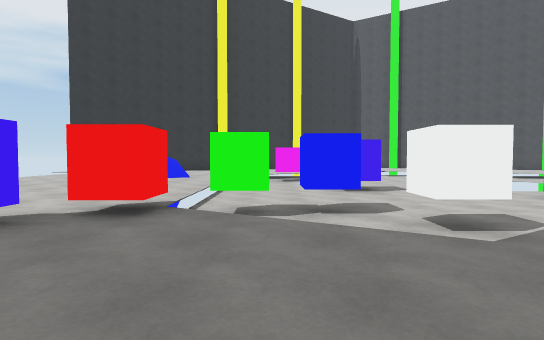
[1] (above)

22 first-person views from a walk through a Unity game level. The camera is 1.2 m above the floor, tilts 2° down and sees 80° across. The floor is counted in squares, 2 m on a side. Each view is taken from the middle of a square. On the plan, view 1 faces up. The plan holds only what a view shows up to about 10 squares ahead; the rest is blank. The player is left out.

[2]
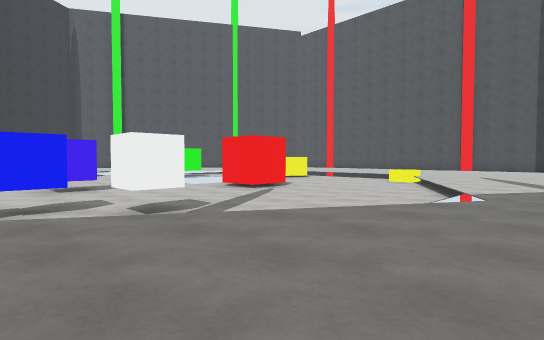

[3]
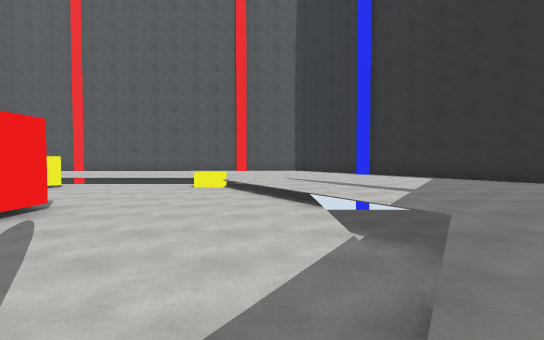

[4]
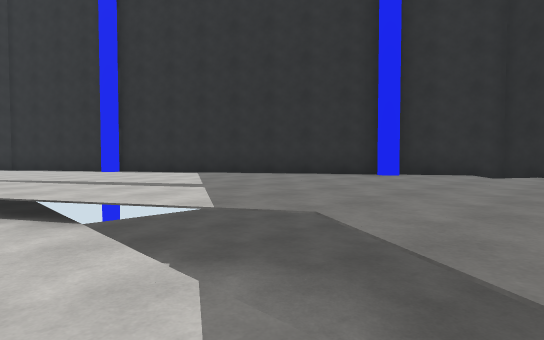

[5]
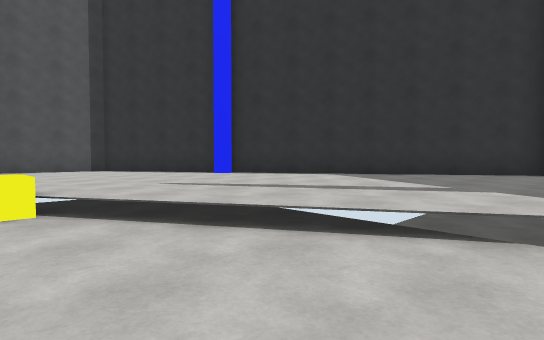

[6]
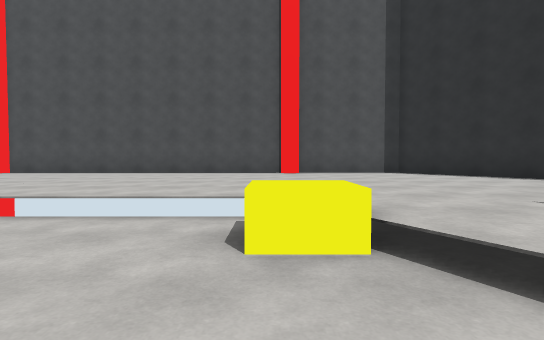

[7]
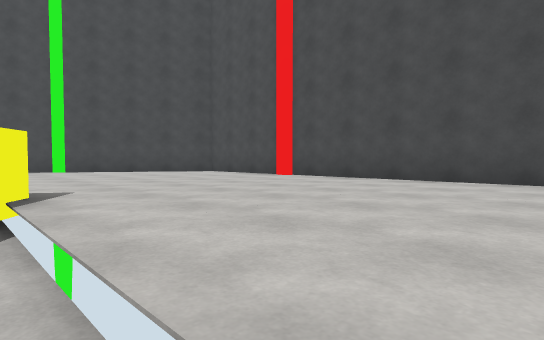

[8]
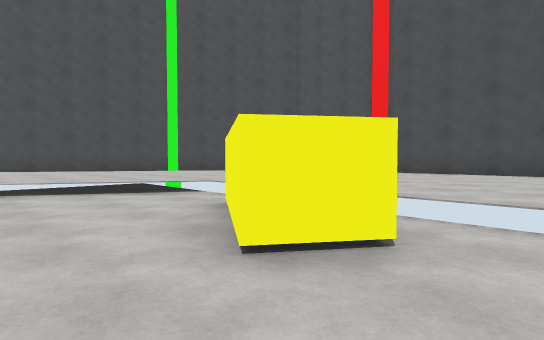

[9]
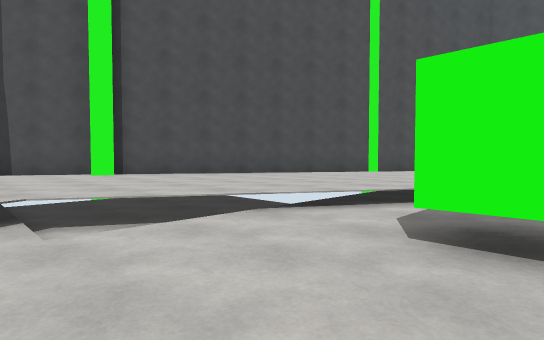

[10]
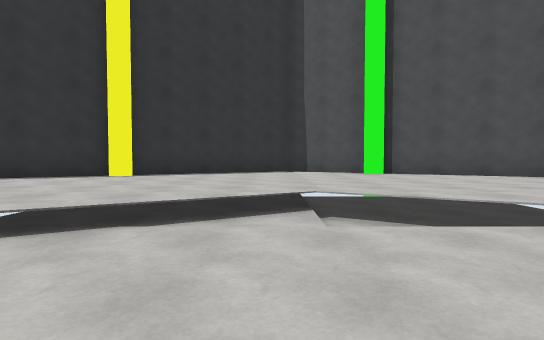

[11]
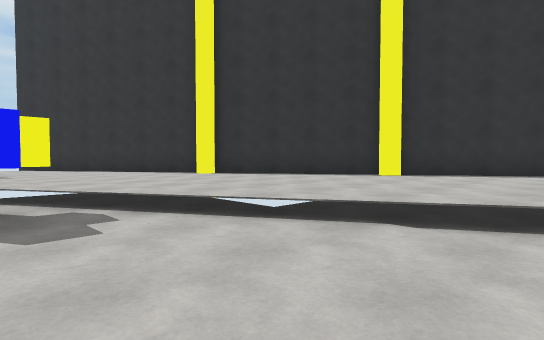

[12]
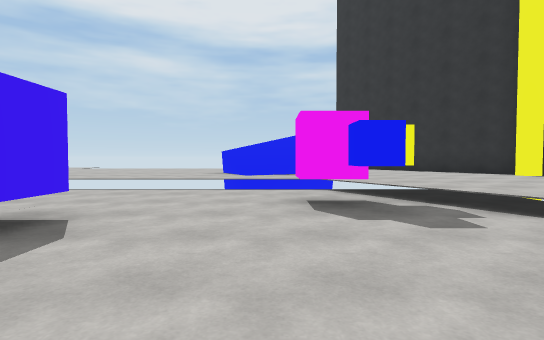

[13]
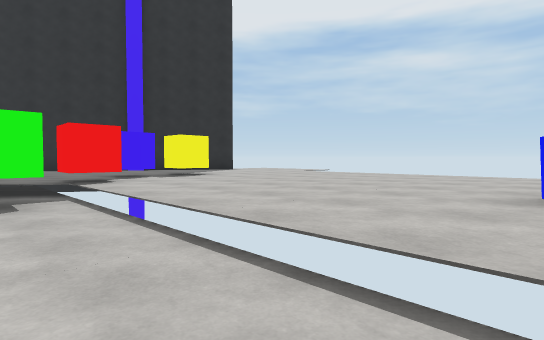

[14]
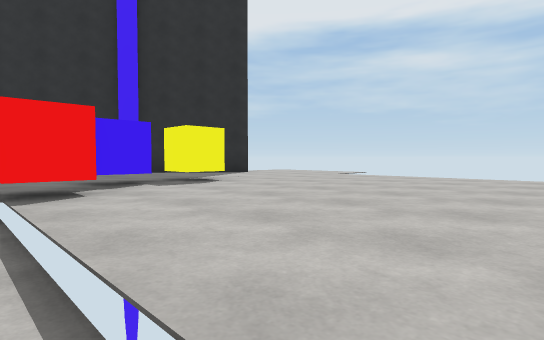

[15]
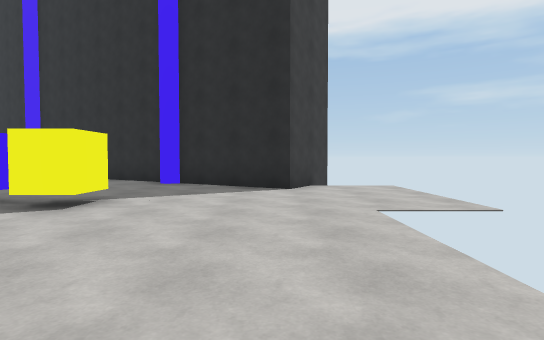

[16]
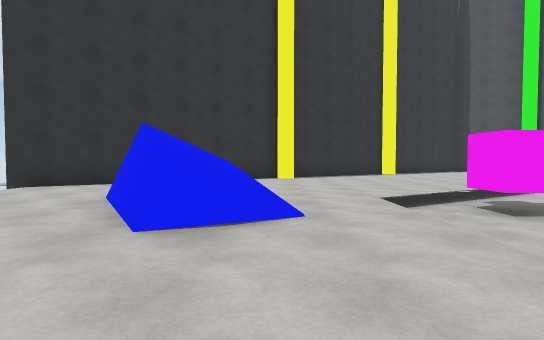

[17]
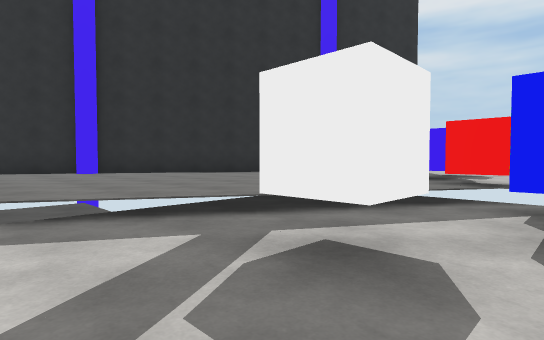

[18]
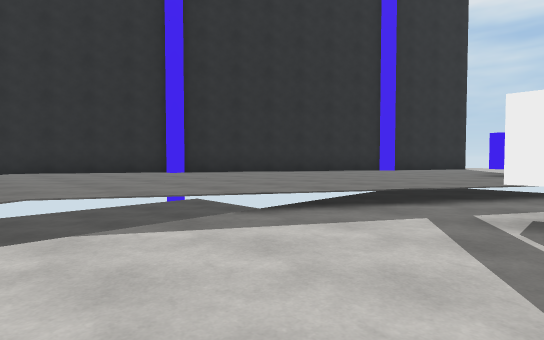

[19]
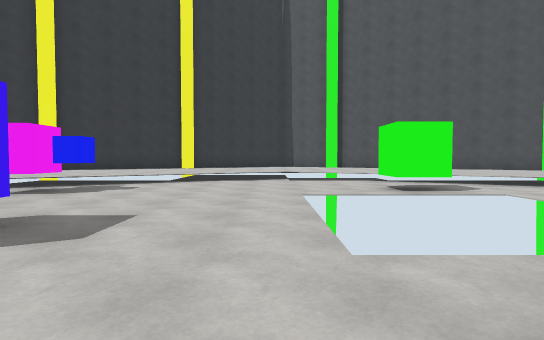

[20]
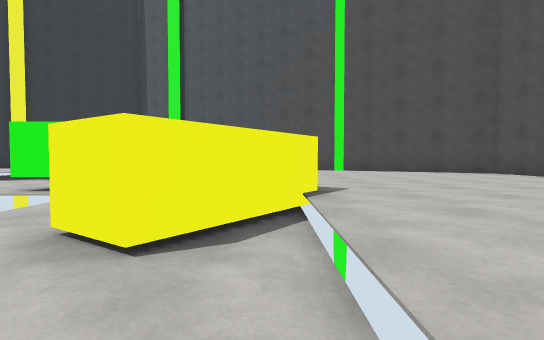

[21]
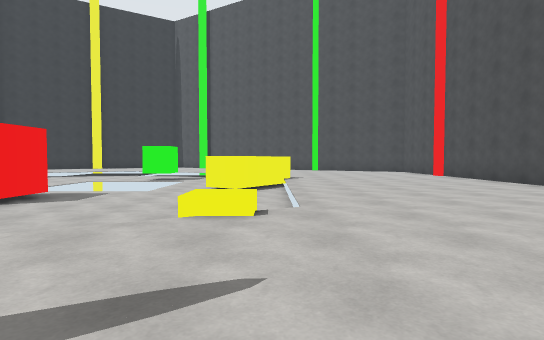

[22]
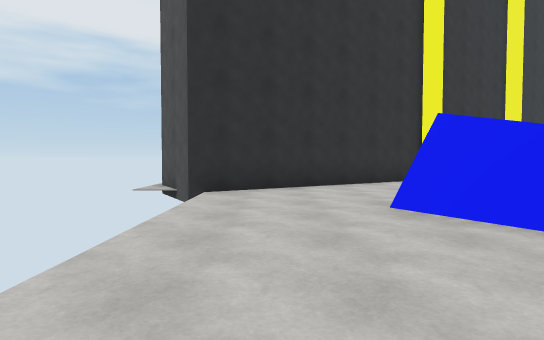

### Floor plan
Key: @ floor where view 1 was taken; # wall or solid block; . main floor; - floor 0.5 m lower than the main floor; / step, stairs or slope; = window, fence, low wall or low ledge; v drop or lower ground; C cube; G green cube; B blue cube; R red cube; W white cube; O other object.
Columns run from 9 left of view 1 to 18 right of it. Each row starts with its distance up from view 1.
 22             ######
 21            ##....##
 20          ###......###
 19        ###..........###
 18       ##..............##
 17     ###................###
 16    ##.........//.........###
 15 ####.........///=..........#
 14 ##........./------/........#
 13  ......../C------G-//......#
 12  ...#/../-O------G---/.....#
 11  ...#///-------    ---.....#
 10  ....#/.-------    --#.....#
  9  .......---C---    -##.....#
  8  .......---C---   --#-.....#
  7  .......-------##-----.....#
  6  .......-------##-----.....#
  5  .......-GB-----------.....#
  4  ......R/--W--------O/.....#
  3 .....OC..//--------//......#
  2 .........../------/........#
  1 .............vvv=..........#
  0 ..#......@.................#
 -1  ####....................###
 -2     ###................###
 -3       ##..............##
 -4        ###..........###
 -5          ###......###
 -6            ##....##
 -7             ######

Where each view was taken, in squares from view 1:
view 1: 0 up, 0 right, facing up
view 2: 1 down, 0 right, facing up-right
view 3: 2 up, 2 right, facing right
view 4: 2 up, 4 right, facing down-right
view 5: 4 up, 7 right, facing down-right
view 6: 4 up, 9 right, facing right
view 7: 6 up, 12 right, facing up-right
view 8: 7 up, 9 right, facing up-right
view 9: 12 up, 5 right, facing up-right
view 10: 12 up, 5 right, facing up
view 11: 12 up, 5 right, facing up-left
view 12: 11 up, 5 right, facing left
view 13: 10 up, 0 right, facing down-left
view 14: 8 up, 1 left, facing down-left
view 15: 7 up, 7 left, facing down
view 16: 7 up, 3 left, facing up
view 17: 5 up, 4 right, facing down-left
view 18: 4 up, 6 right, facing down-left
view 19: 6 up, 5 right, facing up
view 20: 6 up, 12 right, facing up
view 21: 0 up, 12 right, facing up
view 22: 8 up, 7 left, facing up
